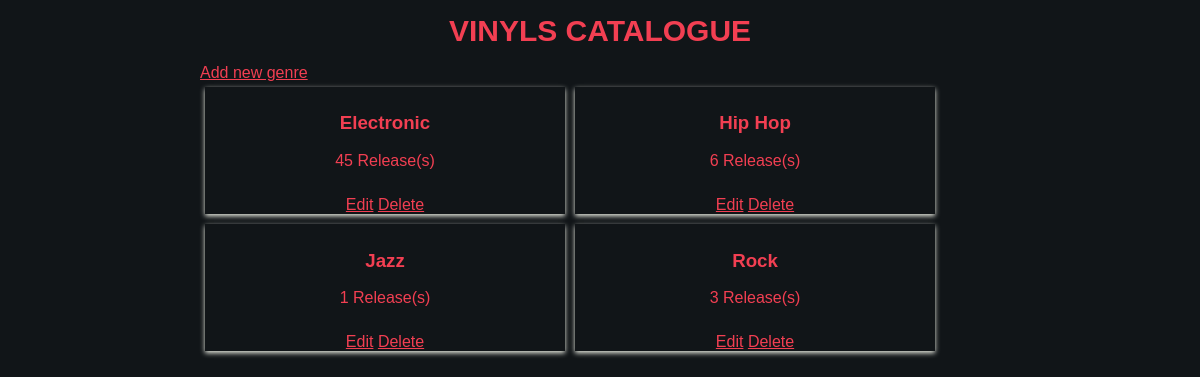
The page /genres/ on the database its author committed.
### database_setup.py (models this page shows, shortened)
class Genre(Base):
    __tablename__ = "genre"
    name = Column(String(20), nullable=False)
    id = Column(Integer, primary_key=True)

### views.py (the view)
@app.route('/')
@app.route('/genres/')
def showGenres():
    genres_count = session.query(Genre.id, Genre.name, func.count(Album.genre_id)).outerjoin(Album).group_by(Genre).order_by(Genre.name).all()
    return render_template('genres.html', genres_count=genres_count)

### templates/genres.html (shortened to what this page needs)
<!DOCTYPE html>
<html lang="en">
<head>
  <link rel=stylesheet type=text/css href="{{ url_for('static', filename='styles.css') }}">
</head>
<body>
  <header>
    <nav>
      <h1>
        <a href="/">Vinyls Catalogue</a>
      </h1>
    </nav>
  </header>
  <main>
    <a href="{{url_for('newGenre')}}">Add new genre</a>
    <ul class='flexbox'>
      {% for genre_count in genres_count %}
      <li class='list'>
        <a href="{{url_for('showReleases', genre_id=genre_count[0])}}" class="link-container">
        <div class="list-container">
          <h3>{{genre_count[1]}}</h3>
          <p>{{genre_count[2]}} Release(s)</p>
        </div>
      </a>
          <a href="{{url_for('editGenre', genre_id=genre_count[0])}}">Edit</a>
          <a href="{{url_for('deleteGenre', genre_id=genre_count[0])}}">Delete</a>
      </li>
      {% endfor %}
    </ul>
  </main>
</body>
</html>

### static/styles.css (style rules this page uses)
body,p,ul,li,nav,h1, a { font-family: 'Abel', sans-serif; font-size: 16px; color: #f23f52; line-height: 1.2em; }
h1 { text-align: center; }
h1 a { text-transform: uppercase; font-size: 30px; text-decoration: none; }
body { background-color: #111518; position:relative; max-width: 100%; overflow-x: hidden; }
main { max-width: 800px; display: flex; flex-flow: column; margin: auto; }
.flexbox { display: flex; flex-flow: row wrap; width: 100%; margin: auto; padding: 0; align-content: center; }
li.list { box-shadow: 0px 2px 5px 0px #eceee4; list-style: none; text-align: center; margin: 5px; width: 45%; }
.link-container { text-decoration: none; }
.list-container { padding: 0.5em; }

### rows shown on the page
Genre: name "Electronic", genre_count "45"
Genre: name "Hip Hop", genre_count "6"
Genre: name "Jazz", genre_count "1"
Genre: name "Rock", genre_count "3"
